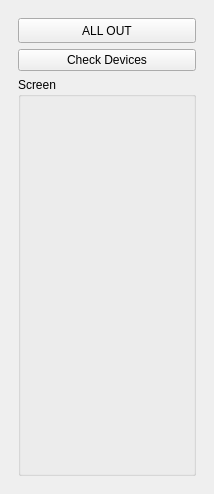
<?xml version="1.0" encoding="UTF-8"?>
<ui version="4.0">
 <class>screen_status_view</class>
 <widget class="QMainWindow" name="screen_status_view">
  <property name="geometry">
   <rect>
    <x>0</x>
    <y>0</y>
    <width>214</width>
    <height>494</height>
   </rect>
  </property>
  <property name="windowTitle">
   <string>Screen State</string>
  </property>
  <widget class="QWidget" name="centralwidget">
   <layout class="QVBoxLayout" name="verticalLayout">
    <item>
     <widget class="QWidget" name="widget" native="true">
      <layout class="QVBoxLayout" name="verticalLayout_2">
       <item>
        <widget class="QPushButton" name="allout_Button">
         <property name="minimumSize">
          <size>
           <width>100</width>
           <height>25</height>
          </size>
         </property>
         <property name="text">
          <string>ALL OUT</string>
         </property>
        </widget>
       </item>
       <item>
        <widget class="QPushButton" name="checkDevices_Button">
         <property name="text">
          <string>Check Devices</string>
         </property>
        </widget>
       </item>
       <item>
        <widget class="QGroupBox" name="groupBox">
         <property name="title">
          <string>Screen</string>
         </property>
        </widget>
       </item>
      </layout>
     </widget>
    </item>
   </layout>
  </widget>
 </widget>
 <resources/>
 <connections/>
</ui>
